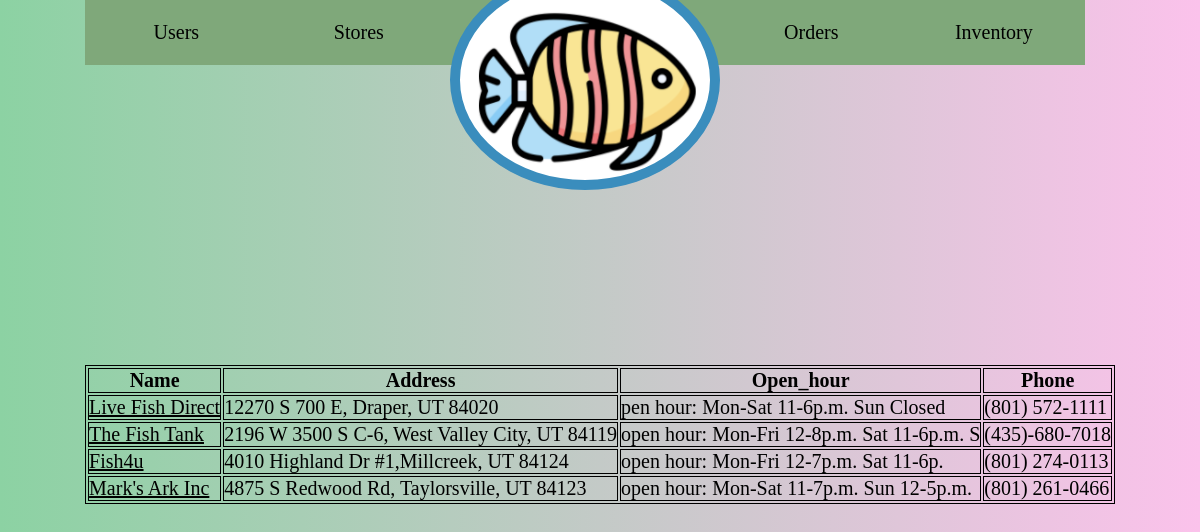
Screenshot of /Fish_Final/view_stores.php with the database file from the repository.
### tables this page shows
CREATE TABLE `Store` (
  `Address` char(100) NOT NULL,
  `Open_hour` char(50) NOT NULL,
  `Name` char(50) NOT NULL,
  `Phone` char(14) NOT NULL
);

### Fish_Final/view_stores.php (the view, shortened to what this page needs)
<!DOCTYPE html>
<html lang="en">
<head>
</head>
<body>
<!DOCTYPE html>
<html lang="en">
<head>
</head>
<body>
    <div class = "container">
    <ul class="shell">
        <li class="button">
            <span>Users</span>
        </li>
        <li class="button">
            <span>Stores</span>
        </li>
        <li class="portrait">
        </li>
        <li class="button">
            <span>Orders</span>
        </li>
        <li class="button">
            <span>Inventory</span>
        </li>
    </ul>
</body>
</html>
<?php
echo "<table class='gt_table' style='font-size:12px;margin:auto;border: 1px solid #000; margin-top: 300px '>
    <thead>
        <tr>
            <th style='border: 1px solid #000; '>Name</th>
            <th style='border: 1px solid #000; '>Address</th>
            <th style='border: 1px solid #000; '>Open_hour</th>
            <th style='border: 1px solid #000; '>Phone</th>
        </tr>
    </thead>
    <tbody>";
    ?>
    <?php
        $hn = 'localhost:8889';
        $db = 'fish_project';
        $un = 'root';
        $pw = 'root';
        $conn = new mysqli($hn, $un, $pw, $db);
        $query = 'SELECT * FROM store';
        $result = $conn->query($query);
        $numRows = $result->num_rows;
        for ($j = 0; $j < $numRows; ++$j) {
            $row = $result->fetch_array(MYSQLI_ASSOC);
            echo "<tr>";
            echo "<td style='border: 1px solid #000; '> <a href = 'update_stores.php?Name=$row[Name]'>" .$row['Name']. "</a></td>";
            echo "<td style='border: 1px solid #000; '>" . $row['Address'] . "</td>";
            echo "<td style='border: 1px solid #000; '>" . $row['Open_hour'] . "</td>";
            echo "<td style='border: 1px solid #000; '>" . $row['Phone'] . "</td>";
            echo "</tr>";
        }
        ?>
    <?php echo "</tbody></table>";?>

### Fish_Final/view_stores.php (style rules this page uses)
* { margin: 0px; padding: 0; list-style: none; font-size: 20px; font-family: Georgia, 'Times New Roman', Times, serif; color: black; }
body { height: 100vh; display: flex; align-items: top; justify-content: center; background-image: linear-gradient(to right, rgb(140, 210, 163), #fbc2eb); }
.shell { display: flex; }
.button,.shell { background-color: rgb(127, 168, 122); width: 1000px; height: 65px; text-align: center; line-height: 65px; transition: 0.3s; cursor: pointer; }
.portrait::before { content:''; display:block; width: 250px; height: 200px; border-radius: 50%; transform:translate(0px, -30px); background-image:url('fish.jpeg'); background-size:auto; border:10px solid rgb(58, 141, 189) }

### rows the page displays
store: Name "Live Fish Direct", Address "12270 S 700 E, Draper, UT 84020", Open_hour "pen hour: Mon-Sat 11-6p.m. Sun Closed", Phone "(801) 572-1111"
store: Name "The Fish Tank", Address "2196 W 3500 S C-6, West Valley City, UT 84119", Open_hour "open hour: Mon-Fri 12-8p.m. Sat 11-6p.m. S", Phone "(435)-680-7018"
store: Name "Fish4u", Address "4010 Highland Dr #1,Millcreek, UT 84124", Open_hour "open hour: Mon-Fri 12-7p.m. Sat 11-6p.", Phone "(801) 274-0113"
store: Name "Mark's Ark Inc", Address "4875 S Redwood Rd, Taylorsville, UT 84123", Open_hour "open hour: Mon-Sat 11-7p.m. Sun 12-5p.m.", Phone "(801) 261-0466"
